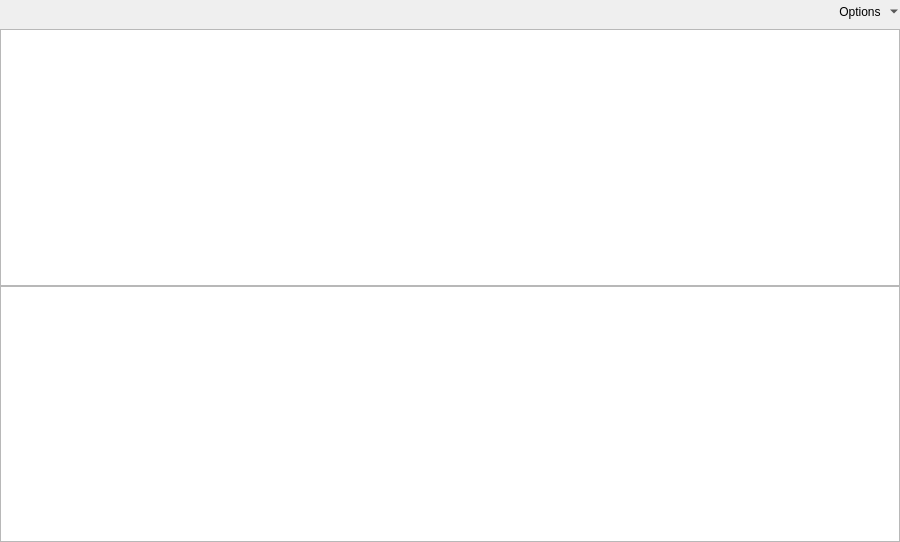
<?xml version="1.0" encoding="UTF-8"?>
<ui version="4.0">
 <class>objectViewerWidget</class>
 <widget class="QWidget" name="objectViewerWidget">
  <property name="geometry">
   <rect>
    <x>0</x>
    <y>0</y>
    <width>900</width>
    <height>542</height>
   </rect>
  </property>
  <property name="windowTitle">
   <string>Form</string>
  </property>
  <layout class="QVBoxLayout" name="verticalLayout">
   <property name="spacing">
    <number>0</number>
   </property>
   <property name="leftMargin">
    <number>0</number>
   </property>
   <property name="topMargin">
    <number>0</number>
   </property>
   <property name="rightMargin">
    <number>0</number>
   </property>
   <property name="bottomMargin">
    <number>0</number>
   </property>
   <item>
    <widget class="QFrame" name="optionsLayout">
     <layout class="QHBoxLayout" name="optionsLayout1">
      <property name="spacing">
       <number>0</number>
      </property>
      <property name="leftMargin">
       <number>0</number>
      </property>
      <property name="topMargin">
       <number>0</number>
      </property>
      <property name="rightMargin">
       <number>0</number>
      </property>
      <property name="bottomMargin">
       <number>6</number>
      </property>
      <item>
       <widget class="QToolButton" name="upLevelToolButton">
        <property name="text">
         <string/>
        </property>
        <property name="autoRaise">
         <bool>true</bool>
        </property>
       </widget>
      </item>
      <item>
       <spacer name="horizontalSpacer">
        <property name="orientation">
         <enum>Qt::Horizontal</enum>
        </property>
        <property name="sizeHint" stdset="0">
         <size>
          <width>40</width>
          <height>20</height>
         </size>
        </property>
       </spacer>
      </item>
      <item>
       <widget class="QToolButton" name="optionsButton">
        <property name="text">
         <string>Options</string>
        </property>
        <property name="popupMode">
         <enum>QToolButton::MenuButtonPopup</enum>
        </property>
        <property name="autoRaise">
         <bool>true</bool>
        </property>
       </widget>
      </item>
     </layout>
    </widget>
   </item>
   <item>
    <widget class="QTreeView" name="treeView">
     <property name="font">
      <font/>
     </property>
     <property name="uniformRowHeights">
      <bool>true</bool>
     </property>
    </widget>
   </item>
   <item>
    <widget class="QTableView" name="tableView">
     <property name="font">
      <font/>
     </property>
     <property name="selectionMode">
      <enum>QAbstractItemView::SingleSelection</enum>
     </property>
     <property name="selectionBehavior">
      <enum>QAbstractItemView::SelectRows</enum>
     </property>
     <property name="wordWrap">
      <bool>false</bool>
     </property>
     <attribute name="horizontalHeaderStretchLastSection">
      <bool>true</bool>
     </attribute>
     <attribute name="verticalHeaderVisible">
      <bool>false</bool>
     </attribute>
    </widget>
   </item>
  </layout>
 </widget>
 <resources/>
 <connections/>
</ui>
